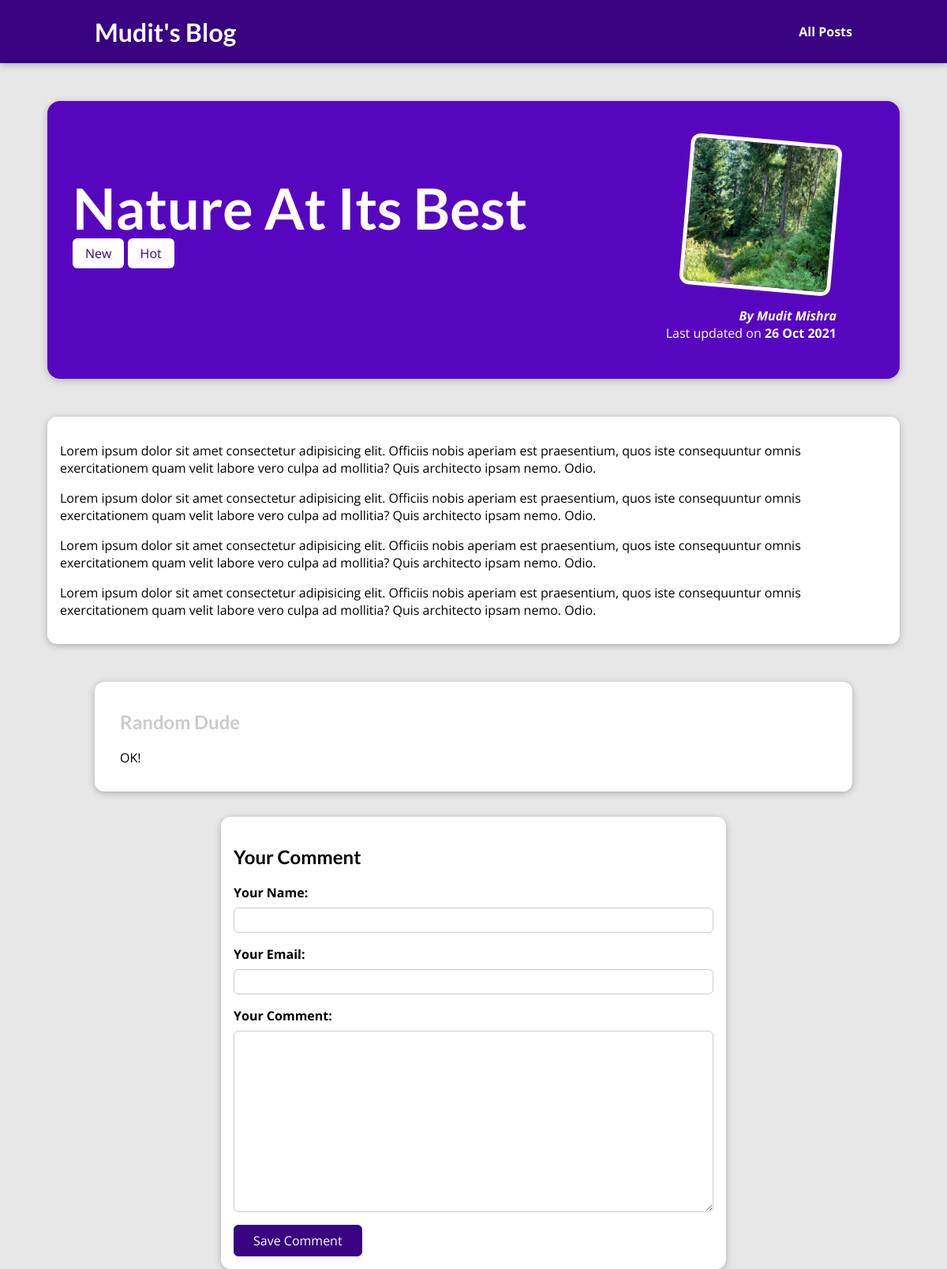
The page /posts/nature-at-its-best on the database its author committed.
### blog/models.py (models this page shows, shortened)
class Post(models.Model):
    title = models.CharField(max_length=150)
    excerpt = models.CharField(max_length=200)
    image = models.ImageField(upload_to = "posts", null = True)
    date = models.DateField(auto_now=True)
    slug = models.SlugField(unique=True, db_index=True)
    content = models.TextField(validators=[MinLengthValidator(10)])
    author = models.ForeignKey(Author, null = True, on_delete=models.SET_NULL, related_name="posts")
    tags = models.ManyToManyField(Tag)

class Tag(models.Model):
    caption = models.CharField(max_length=25)

class Author(models.Model):
    first_name = models.CharField(max_length=100)
    last_name = models.CharField(max_length=100)
    email_address = models.EmailField()
    def __str__(self):
        return f"{self.first_name} {self.last_name}"

class Comment(models.Model):
    user_name = models.CharField(max_length=120)
    user_email = models.EmailField()
    text = models.TextField(max_length=500)
    post = models.ForeignKey(Post, on_delete=models.CASCADE, related_name = "comments")

### blog/views.py (the view, shortened to what this page needs)
# urls.py: path("posts/<slug:slug>", views.SinglePostView.as_view(), name = "post-detail-page")#/posts/my-first-post this way of specifying is called slug. That does not mean the <slug> needs to be so, it could 
class SinglePostView(View):
    def get(self, request, slug):
        post = Post.objects.get(slug = slug)
        context = {
            "post": post,
            "post_tags": post.tags.all(),
            "comment_form": CommentForm(),
            "comments": post.comments.all().order_by("-id")
        }
        return render(request, "blog/post-detail.html", context)

### blog/forms.py
class CommentForm(forms.ModelForm):
    class Meta:
        model = Comment
        exclude = ['post']
        labels = {
            "user_name" : "Your Name",
            "user_email" : "Your Email",
            "text" : "Your Comment"
        }

### blog/templates/blog/post-detail.html (shortened to what this page needs)
{% extends "base.html" %}
{% load static %}
{% block css-files %}
  <link rel="stylesheet" href="{% static "blog/post-detail.css" %}">
{% endblock %}
{% block content %}
  <section id = "summary">
    <h2>{{ post.title }}</h2>
    <div>
      {% for tag in post_tags %}
        <span class = "tag">{{tag.caption}}</span>
      {% endfor %%}
    </div>
    <article>
      <img src="{{ post.image.url }}" alt="{{ post.title }}">
      <address>By <a href = "mailto:{{post.author.email_address}}">{{ post.author }}</a></address>
      <div>
        Last updated on <time>{{ post.date|date:"d M Y" }}</time>
      </div>
    </article>
  </section>
  <main>
    {{ post.content|linebreaks }}
  </main>
  <section id = "comments">
    <ul>
      {% for comment in comments %}
        <li>
          <h2>{{ comment.user_name }}</h2>
          <p>{{ comment.text|linebreaks }}</p>
        </li>
      {% endfor %}
    </ul>
  </section>
  <section id  = "comment-form">
  <h2>Your Comment</h2>
  <form action = "{% url "post-detail-page" post.slug %}" method = "POST">
    {% for form_field in comment_form %}
      <div class = "form-control {% if form_field.errors %} invalid {% endif %}">
        {{ form_field.label_tag }}
        {{ form_field }}
      </div>
      {% endfor %}
      <button>Save Comment</button>
    </form>
  </section>
{% endblock %}

### static/app.css (style rules this page uses)
* { box-sizing: border-box; }
html { font-family: 'Open Sans', 'Lato', sans-serif; }
body { margin: 0; }
h1, h2, h3 { font-family: 'Lato', sans-serif; font-weight: bold; }

### blog/static/blog/post-detail.css (style rules this page uses)
body { background-color: #e7e7e7; }
#summary { margin: 8rem auto 3rem auto; padding: 2rem; width: 90%; max-width: 90rem; border-radius: 16px; background-color: #5706c0; position: relative; box-shadow: 0 2px 8px rgba(0, 0, 0, 0.25); height: 22rem; }
#summary h2 { color: white; font-size: 4.5rem; margin-bottom: 0.25rem; }
#summary article { position: absolute; top: 2rem; right: 3rem; padding: 1rem 2rem; border-radius: 12px; text-align: right; color: white; }
.tag { background-color: white; color: #390281; padding: 0.5rem 1rem; border-radius: 6px; }
#summary article img { width: 12rem; height: 12rem; border-radius: 12px; transform: rotateZ(5deg); border: 5px solid white; margin-bottom: 1rem; }
#summary address { font-weight: bold; }
#summary a { color: white; text-decoration: none; }
#summary time { font-weight: bold; }
main { width: 90%; max-width: 90rem; margin: 3rem auto; background-color: white; padding: 1rem; border-radius: 12px; box-shadow: 0 2px 8px rgba(0, 0, 0, 0.25); }
.form-control { margin-bottom: 1rem; }
.form-control label { font-weight: bold; margin-bottom: 0.5rem; display: block; }
.form-control input, .form-control textarea { display: block; width: 100%; font: inherit; padding: 0.25rem; border-radius: 6px; border: 1px solid #ccc }
#comment-form { margin: auto; width: 100%; max-width: 40rem; border-radius: 12px; background-color: white; box-shadow: 0 2px 8px rgba(0,0,0,0.25); padding: 1rem; }
#comment-form button { font: inherit; background-color: #390281; color: white; border: 1px solid #390281; padding: 0.5rem 1.5rem; border-radius: 6px; cursor: pointer; }
#comments { margin: 2rem auto; width: 100%; max-width: 60rem; border-radius: 12px; background-color: white; box-shadow: 0 2px 8px rgba(0,0,0,0.25); padding: 1rem 2rem; }
#comments ul { list-style: none; margin: 0; padding: 0; }
#comments li { margin-bottom: 1rem; border-bottom: 2px solid #ccc; }
#comments li:last-of-type { border-bottom: none; }
#comments h2 { color: #ccc; }

### rows shown on the page
Post: title "Nature At Its Best", image (picture), author "Mudit Mishra", date "26 Oct 2021", content "Lorem ipsum dolor sit amet consectetur adipisicing elit. Officiis nobis aperiam est praesentium, quos iste consequuntur omnis exercitationem quam velit labore vero culpa ad mollitia? Quis architecto ipsam nemo. Odio. Lorem ipsum dolor sit amet consectetur adipisicing elit. Officiis nobis aperiam est praesentium, quos iste consequuntur omnis exercitationem quam velit labore vero culpa ad mollitia? Quis architecto ipsam nemo. Odio. Lorem ipsum dolor sit amet consectetur adipisicing elit. Officiis nobis aperiam est praesentium, quos iste consequuntur omnis exercitationem quam velit labore vero culpa ad mollitia? Quis architecto ipsam nemo. Odio. Lorem ipsum dolor sit amet consectetur…"
Tag: caption "New"
Tag: caption "Hot"
Comment: user_name "Random Dude", text "OK!"
